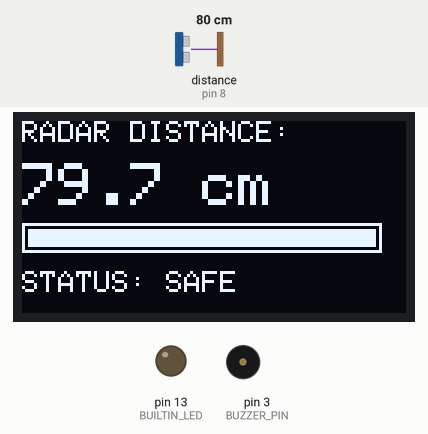
Bench run of a sketch on a simulated Arduino Uno, built with avr-gcc and run on an emulated ATmega328P. On the bench: 128×64 one-colour display, output pins drawn as LEDs (lit = HIGH), buzzer (waves = sounding, pin HIGH). Wiring (inferred from the names in the program): ultrasonic range finder: trigger pin 9; echo pin 8. The test bench sets the inputs (shaded band); at power-on: distance to the obstacle (sensor on pin 8) 80 cm. The echo pulse lasts 58.3 µs per cm; pins used as bus, display or sensor lines are not drawn.

Above: at 1.2 s.
1.3 s: distance to the obstacle (sensor on pin 8) set to 33 cm
At 1.8 s:
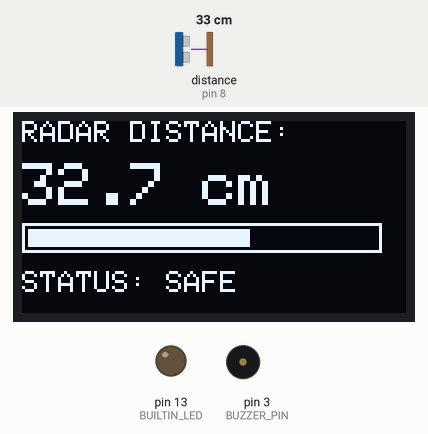
2.8 s: distance to the obstacle (sensor on pin 8) set to 27 cm
At 3.06 s:
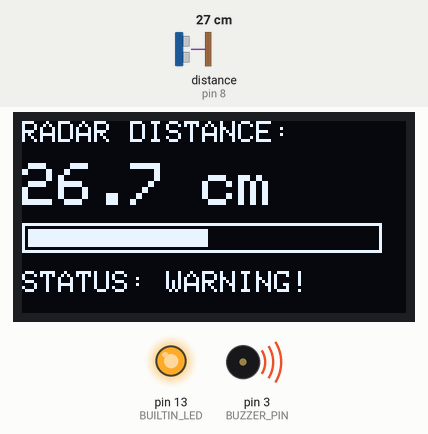
5.8 s: distance to the obstacle (sensor on pin 8) set to 12 cm
At 6.18 s:
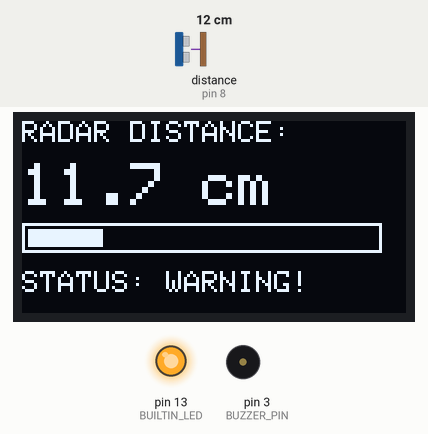
7.3 s: distance to the obstacle (sensor on pin 8) set to 9 cm
At 8.3 s:
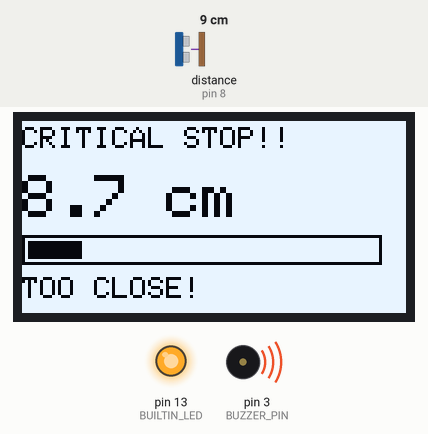
Timing chart, 0 to 9.8 s (numbered marks = the images above; inputs shaded):
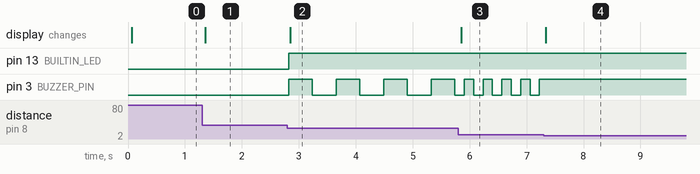

Measured:
- the behaviour switches between 31 and 30 cm on distance to the obstacle (sensor on pin 8) (found by bisection; images 1 and 2)
- the behaviour switches between 11 and 10 cm on distance to the obstacle (sensor on pin 8) (found by bisection; images 3 and 4)
- after the input at 1.3 s, the display: changes after 0.05 s (image 1)
- after the input at 2.8 s, pin 13 (BUILTIN_LED): LOW → HIGH at once; pin 3 (BUZZER_PIN): alternates HIGH for 0.42 s and LOW for 0.42 s, starting at once; the display: changes after 0.05 s (image 2)
- after the input at 5.8 s, the display: changes after 0.05 s (image 3)
- after the input at 7.3 s, pin 3 (BUZZER_PIN): stops changing and stays HIGH; the display: changes at once (image 4)

The sketch:

arduino_oled_radar.ino.ino
```cpp
#include <Wire.h>
#include <Adafruit_GFX.h>
#include <Adafruit_SSD1306.h>

#define SCREEN_WIDTH 128
#define SCREEN_HEIGHT 64

Adafruit_SSD1306 display(SCREEN_WIDTH, SCREEN_HEIGHT, &Wire, -1);

const int TRIG_PIN    = 9;
const int ECHO_PIN    = 8;
const int BUZZER_PIN  = 3;
const int BUILTIN_LED = 13;

unsigned long lastBeepTime = 0;
bool buzzerState = false;

void setup() {
  pinMode(TRIG_PIN, OUTPUT);
  pinMode(ECHO_PIN, INPUT);
  pinMode(BUZZER_PIN, OUTPUT);
  pinMode(BUILTIN_LED, OUTPUT);

  display.begin(SSD1306_SWITCHCAPVCC, 0x3C);
}

void loop() {

  digitalWrite(TRIG_PIN, LOW);
  delayMicroseconds(2);
  digitalWrite(TRIG_PIN, HIGH);
  delayMicroseconds(10);
  digitalWrite(TRIG_PIN, LOW);

  long duration = pulseIn(ECHO_PIN, HIGH);
  float distance = duration * 0.0343 / 2;

  display.clearDisplay();

  if (distance > 30.0 || distance <= 0) {
    digitalWrite(BUZZER_PIN, LOW);
    digitalWrite(BUILTIN_LED, LOW);

    display.setTextColor(SSD1306_WHITE);


    display.setTextSize(1);
    display.setCursor(0, 0);
    display.println(F("RADAR DISTANCE:"));


    display.setTextSize(2);
    display.setCursor(0, 14);
    display.print(distance, 1);
    display.println(F(" cm"));


    display.drawRect(0, 34, 120, 10, SSD1306_WHITE);
    int barWidth = map((int)constrain(distance, 0, 50), 0, 50, 0, 116);
    display.fillRect(2, 36, barWidth, 6, SSD1306_WHITE);


    display.setTextSize(1);
    display.setCursor(0, 50);
    display.println(F("STATUS: SAFE"));
  }

  else if (distance > 10.0 && distance <= 30.0) {
    digitalWrite(BUILTIN_LED, HIGH);


    int beepInterval = map((int)distance, 10, 30, 100, 400);
    if (millis() - lastBeepTime >= beepInterval) {
      lastBeepTime = millis();
      buzzerState = !buzzerState;
      digitalWrite(BUZZER_PIN, buzzerState ? HIGH : LOW);
    }

    display.setTextColor(SSD1306_WHITE);


    display.setTextSize(1);
    display.setCursor(0, 0);
    display.println(F("RADAR DISTANCE:"));


    display.setTextSize(2);
    display.setCursor(0, 14);
    display.print(distance, 1);
    display.println(F(" cm"));


    display.drawRect(0, 34, 120, 10, SSD1306_WHITE);
    int barWidth = map((int)constrain(distance, 0, 50), 0, 50, 0, 116);
    display.fillRect(2, 36, barWidth, 6, SSD1306_WHITE);


    display.setTextSize(1);
    display.setCursor(0, 50);
    display.println(F("STATUS: WARNING!"));
  }


  else {
    digitalWrite(BUZZER_PIN, HIGH);
    digitalWrite(BUILTIN_LED, HIGH);


    display.fillScreen(SSD1306_WHITE);


    display.setTextColor(SSD1306_BLACK);

    display.setTextSize(1);
    display.setCursor(0, 2);
    display.println(F("CRITICAL STOP!!"));


    display.setTextSize(2);
    display.setCursor(0, 18);
    display.print(distance, 1);
    display.println(F(" cm"));


    display.drawRect(0, 38, 120, 10, SSD1306_BLACK);
    int barWidth = map((int)constrain(distance, 0, 50), 0, 50, 0, 116);
    display.fillRect(2, 40, barWidth, 6, SSD1306_BLACK);

    display.setTextSize(1);
    display.setCursor(0, 52);
    display.println(F("TOO CLOSE!"));
  }

  display.display();
  delay(50);
}
```
